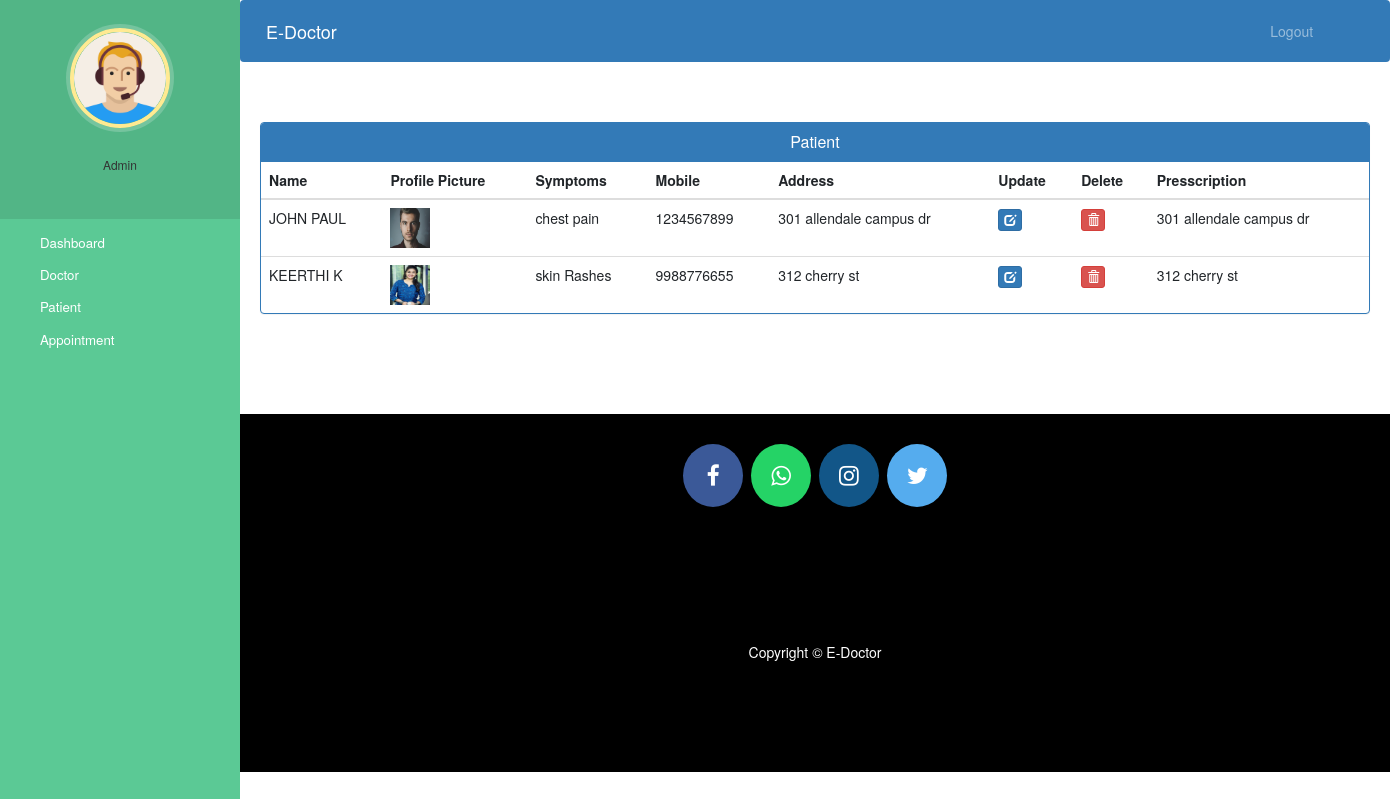
The page /admin-view-patient (signed in) on the database its author committed.
### hospital/models.py (models this page shows, shortened)
class Patient(models.Model):
    user=models.OneToOneField(User,on_delete=models.CASCADE)
    profile_pic= models.ImageField(upload_to='profile_pic/PatientProfilePic/',null=True,blank=True)
    address = models.CharField(max_length=40)
    mobile = models.CharField(max_length=40,null=False)
    symptoms = models.CharField(max_length=100,null=False)
    assignedDoctorId = models.PositiveIntegerField(null=False)
    admitDate=models.DateField(auto_now=True)
    status=models.BooleanField(default=False)
    @property
    def get_name(self):
        return self.user.first_name+" "+self.user.last_name
    def __str__(self):
        return self.user.first_name+" ("+self.symptoms+")"

### hospital/views.py (the view)
# urls.py: path('admin-view-patient', views.admin_view_patient_view,name='admin-view-patient'),
@login_required(login_url='adminlogin')
@user_passes_test(is_admin)
def admin_view_patient_view(request):
    patients=models.Patient.objects.all().filter(status__in=[True])
    for p in patients:
        print(p)
        print(p.__dict__)
    return render(request,'hospital/admin_view_patient.html',{'patients':patients})

### hospital/views.py (called while the page is built)
def is_admin(user):
    return user.groups.filter(name='ADMIN').exists()

### templates/hospital/admin_view_patient.html (shortened to what this page needs)
{% extends 'hospital/admin_base.html' %}
{% block content %}
{%load static%}
<head>
  <link href="//netdna.bootstrapcdn.com/bootstrap/3.0.0/css/bootstrap.min.css" rel="stylesheet" id="bootstrap-css">
</head>
<div class="container">
  <div class="panel panel-primary">
    <div class="panel-heading">
      <h6 class="panel-title">Patient</h6>
    </div>
    <table class="table table-hover" id="dev-table">
      <thead>
        <tr>
          <th>Name</th>
          <th>Profile Picture</th>
          <th>Symptoms</th>
          <th>Mobile</th>
          <th>Address</th>
          <th>Update</th>
          <th>Delete</th>
          <th>Presscription</th>
        </tr>
      </thead>
      {% for p in patients %}
      <tr>
        <td> {{p.get_name}}</td>
        <td> <img src="{% static p.profile_pic %}" alt="Profile Pic" height="40px" width="40px" /></td>
        <td>{{p.symptoms}}</td>
        <td>{{p.mobile}}</td>
        <td>{{p.address}}</td>
        <td><a class="btn btn-primary btn-xs" href="{% url 'update-patient' p.id  %}"><span class="glyphicon glyphicon-edit"></span></a></td>
        <td><a class="btn btn-danger btn-xs" href="{% url 'delete-patient-from-hospital' p.id  %}"><span class="glyphicon glyphicon-trash"></span></a></td>
        <td>{{p.address}}</td>
      </tr>
      {% endfor %}
    </table>
  </div>
</div>
{% endblock content %}

### static/style.css (style rules this page uses)
body { padding-left: 240px; }

### templates/hospital/admin_base.html (style rules this page uses)
a:link { text-decoration: none; }
a { color: white; }

### templates/hospital/admin_view_patient.html (style rules this page uses)
a:link { text-decoration: none; }
h6 { text-align: center; }

### rows shown on the page
Patient: get_name "JOHN PAUL", profile_pic (picture), symptoms "chest pain", mobile "1234567899", address "301 allendale campus dr"
Patient: get_name "KEERTHI K", profile_pic (picture), symptoms "skin Rashes", mobile "9988776655", address "312 cherry st"
